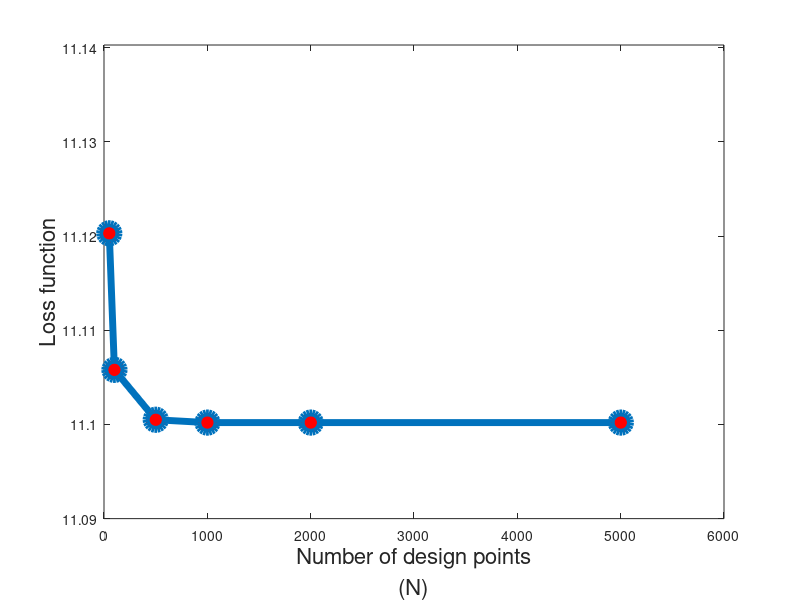

The MATLAB script that drew this image:
N =[51, 101, 501, 1001, 2001, 5001 ]';
Loss = [11.1203, 11.1058,  11.1005, 11.1002, 11.1002, 11.1002];
figure
  h1 = plot(N,Loss,'o-','linewidth',5,'markersize',14,'markerfacecolor','Red');
  xlabel({'Number of design points','(N)'},'FontSize', 16); % x-axis label
  ylabel('Loss function','FontSize', 16); % y-axis label
  ylim([11.09,max(Loss)+0.02]);